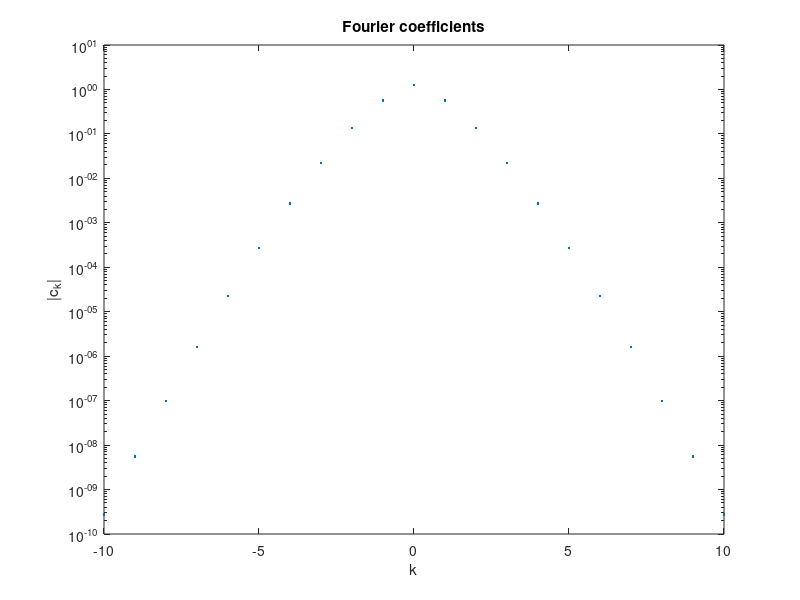

The MATLAB script that drew this image:
%%
% This function has two distinct frequencies. 
f = @(x) 3*cos(5*pi*x) - exp(2i*pi*x);

%%
% We set up to use the built-in |fft|. Note how the definition of the nodes
% has changed. 
n = 10;
N = 2*n+1;
t = 2*(0:N-1)'/N;      % nodes in $[0,2)$
y = f(t);

%%
% We perform Fourier analysis using |fft| and then examine the
% coefficients.
c = fft(y)/N;
k = [0:n -n:-1]';    % frequency ordering for MATLAB
plot(k,real(c),'.')
axis([-n n -2 2]), grid on
xlabel('k'), ylabel('c_k'), title('Interpolant coefficients')   % ignore this line

%%
% Note that $1.5 e^{5i\pi x}+1.5 e^{-5i\pi x} = 3 \cos(5\pi x)$ by
% Euler's formula, so this result is sensible.

%%
% Fourier's greatest contribution to mathematics was to point out that every
% periodic function is just a combination of frequencies---infinitely many
% of them in general, but truncated for computational use. 
f = @(x) exp( sin(pi*x) );
c = fft(f(t))/N;
semilogy(k,abs(c),'.')
xlabel('k'), ylabel('|c_k|'), title('Fourier coefficients')   % ignore this line

%%
% The Fourier coefficients of smooth functions decay exponentially in
% magnitude as a function of the frequency. This decay rate is directly
% linked to the convergence of the interpolation error.
